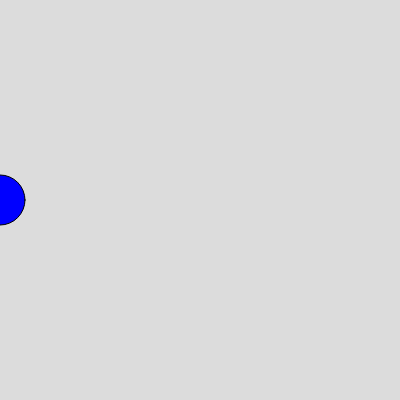
Frame 1 (no input)
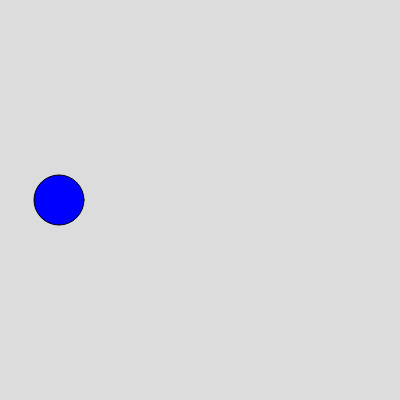
Frame 60 (no input)
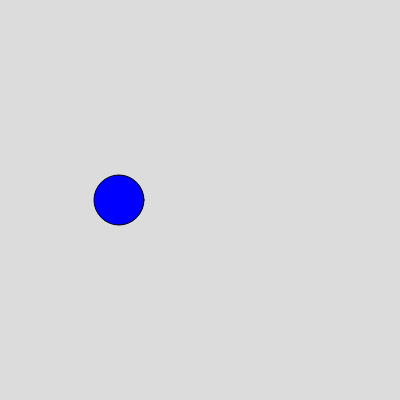
Frame 120 (the mouse pressed at the canvas centre since frame 60)

The p5.js sketch that drew these frames (run headless with seeded random() and noise() and a simulated clock; from frame 60 on, the mouse is pressed at the canvas centre):

// p5.js sketch
// ── sketch.js
let x = 0;

function setup() {
  createCanvas(400, 400);
}

function draw() {
  background(220);
  fill(0, 0, 255);
  circle(x, height / 2, 50)
  if (x > width) {
    x = 0;
  }
  else {
    x++
  }
}
